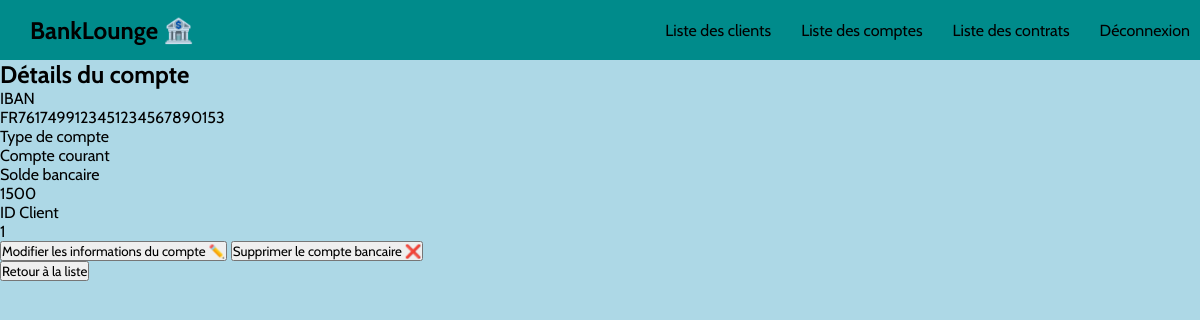
/?action=bank-view&id=1 (signed in), run on the app's committed database.
### tables this page shows
CREATE TABLE `bankaccounts` (
  `bank_id` int(11) NOT NULL AUTO_INCREMENT,
  `bank_iban` varchar(40) NOT NULL,
  `bank_typeAccount` enum('Compte courant','Compte épargne') NOT NULL,
  `bank_balance` double(9,2) NOT NULL CHECK (`bank_balance` >= 0),
  `bank_userId` int(11) NOT NULL,
  PRIMARY KEY (`bank_id`),
  UNIQUE KEY `bank_iban` (`bank_iban`),
  KEY `fk_bank_user` (`bank_userId`),
  CONSTRAINT `fk_bank_user` FOREIGN KEY (`bank_userId`) REFERENCES `users` (`user_id`) ON DELETE CASCADE ON UPDATE CASCADE
);

### controllers/BankController.php (called while the page is built, shortened)
<?php
require_once __DIR__ . '/../models/repositories/BankRepository.php';
require_once __DIR__ . '/../models/BankAccount.php';
require_once __DIR__ . '/../lib/utils.php';
class BankController {
    private BankRepository $bankRepo;
    public function __construct() {
        $this->bankRepo = new BankRepository();
    }
    public function view(int $id) {
        $bank = $this->bankRepo->getAccount($id);
        require_once __DIR__ . '/../views/bank/view.php';
    }
}

### models/repositories/BankRepository.php (called while the page is built, shortened)
<?php
require_once __DIR__ . '/../BankAccount.php';
require_once __DIR__ . '/../../lib/database.php';
require_once __DIR__ . '/../../lib/utils.php';
class BankRepository {
    public DatabaseConnection $connection;
    public function __construct() {
        $this->connection = new DatabaseConnection();
    }
    public function getAccount(int $id): ?BankAccount {
        $statement = $this->connection->getConnection()->prepare("SELECT * FROM bankaccounts WHERE bank_id = :id");
        $statement->execute(['id' => $id]);
        $result = $statement->fetch();
        $account = new BankAccount($result['bank_iban'], EnumAccount::toEnum($result['bank_typeAccount']), $result['bank_balance'], $result['bank_userId']);
        $account->setId($result['bank_id']);
        return $account;
    }
}

### lib/database.php (called while the page is built)
<?php
class DatabaseConnection {
    public ?\PDO $db = null;
    public function getConnection(): PDO {
        if ($this->db == null) {
            $host = 'localhost';
            $dbname = 'mvc-banks';
            $username = 'root';
            $password = '';
            $charset = 'utf8mb4';
            $dsn = "mysql:host=$host;dbname=$dbname;charset=$charset";
            $options = [
                PDO::ATTR_ERRMODE => PDO::ERRMODE_EXCEPTION,
                PDO::ATTR_DEFAULT_FETCH_MODE => PDO::FETCH_ASSOC
            ];
            try {
                $this->db = new PDO($dsn, $username, $password, $options);
            } catch (PDOException $e) {
                die('Erreur de connexion à la base de données : ' . $e->getMessage());
            }
        }
        return $this->db;
    }
}

### lib/utils.php (called while the page is built, shortened)
<?php
    enum EnumAccount {
        public function toString(): string {
            return match($this) {
                self::courant => "Compte courant",
                self::epargne => "Compte épargne"
            };
        }
        public static function toEnum(string $typeA): EnumAccount {
            return match($typeA) {
                "Compte courant" => self::courant,
                "Compte épargne" => self::epargne,
                default => throw new InvalidArgumentException("Compte invalide: $typeA")
            };
        }
    }
?>

### models/BankAccount.php (called while the page is built, shortened)
<?php
require_once __DIR__ . '/../lib/database.php';
require_once __DIR__ . '/../lib/utils.php';
class BankAccount {
    private ?int $id;
    private string $iban;
    private EnumAccount $typeAccount;
    private float $balance;
    private int $userId;
    public function __construct(string $iban, EnumAccount $typeA, float $balance, int $userId) {
        $this->id = null;
    }
    public function getId(): int {
        return $this->id;
    }
    public function getIban(): string {
        return $this->iban;
    }
    public function getTypeAccount(): string {
        return $this->typeAccount->toString();
    }
    public function getBalance(): float {
        return $this->balance;
    }
    public function getUserId(): int {
        return $this->userId;
    }
    public function setId(?int $id): void {
        $this->id = $id;
    }
    public function setIban(string $iban): void {
        $this->iban = htmlspecialchars($iban);
    }
    public function setTypeAccount(EnumAccount $typeA): void {
        $this->typeAccount = $typeA;
    }
    public function setBalance(float $balance): void {
        $this->balance = $balance;
    }
    public function setUserId(?int $userId): void {
        $this->userId = $userId;
    }
}

### views/bank/view.php (the view, shortened to what this page needs)
<?php require_once __DIR__ . '/../templates/header.php'; ?>
            <section>
                <h1>Détails du compte</h1>
                <div class="view-container">
                    <div class="view-options">
                        <div class="view-option key">IBAN</div>
                        <div class="view-option value"><?= $bank->getIban() ?></div>
                    </div>
                    <div class="view-options">
                        <div class="view-option key">Type de compte</div>
                        <div class="view-option value"><?= $bank->getTypeAccount() ?></div>
                    </div>
                    <div class="view-options">
                        <div class="view-option key">Solde bancaire</div>
                        <div class="view-option value"><?= $bank->getBalance() ?></div>
                    </div>
                    <div class="view-options">
                        <div class="view-option key">ID Client</div>
                        <div class="view-option value"><?= $bank->getUserId() ?></div>
                    </div>
                    <div class="view-buttons">
                        <button id="edit"><a href="?action=bank-edit&id=<?= $bank->getId() ?>">Modifier les informations du compte ✏️</a></button>
                        <button id="delete"><a onclick="return confirm('Voulez-vous supprimer ce compte?');" href="?action=bank-delete&id=<?= $bank->getId() ?>">Supprimer le compte bancaire ❌</a></button>
                    </div>
                </div>
                <button class="return"><a href="?action=bank-list" >Retour à la liste</a></button>
            </section>

### styles/style.css (style rules this page uses)
* { margin: 0; padding: 0; font-family: "Cabin"; box-sizing: border-box; }
a { color: black; text-decoration: none; }
section { height: 100vh; background-color: lightblue; }

### data on the page
bankaccounts: bank_iban "FR7617499123451234567890153", bank_balance "1500", bank_userId "1"

### other printed values
$bank->getTypeAccount() "Compte courant"
